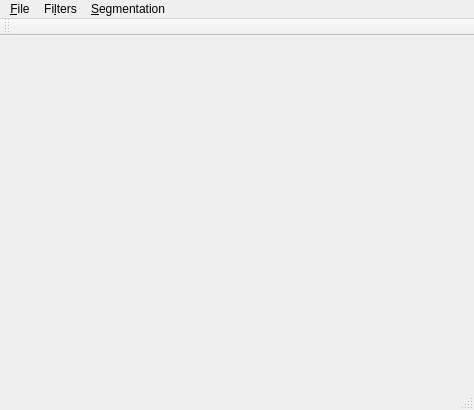
<?xml version="1.0" encoding="UTF-8"?>
<ui version="4.0">
 <class>MainWindow</class>
 <widget class="QMainWindow" name="MainWindow">
  <property name="geometry">
   <rect>
    <x>0</x>
    <y>0</y>
    <width>474</width>
    <height>410</height>
   </rect>
  </property>
  <property name="windowTitle">
   <string>Qt ITK Connection</string>
  </property>
  <widget class="QWidget" name="centralWidget">
   <property name="sizePolicy">
    <sizepolicy hsizetype="Expanding" vsizetype="Expanding">
     <horstretch>0</horstretch>
     <verstretch>0</verstretch>
    </sizepolicy>
   </property>
   <property name="layoutDirection">
    <enum>Qt::LeftToRight</enum>
   </property>
   <property name="autoFillBackground">
    <bool>false</bool>
   </property>
   <layout class="QVBoxLayout" name="verticalLayout"/>
  </widget>
  <widget class="QMenuBar" name="menuBar">
   <property name="geometry">
    <rect>
     <x>0</x>
     <y>0</y>
     <width>474</width>
     <height>22</height>
    </rect>
   </property>
   <widget class="QMenu" name="menuFile">
    <property name="title">
     <string>&amp;File</string>
    </property>
    <addaction name="actionOpenImage"/>
   </widget>
   <widget class="QMenu" name="menuFilters">
    <property name="title">
     <string>Fi&amp;lters</string>
    </property>
    <addaction name="actionBinaryThresholdFilter"/>
    <addaction name="actionGeneralThresholdFilter"/>
    <addaction name="actionCannyEdgeDetectionFilter"/>
    <addaction name="actionRescaleIntensityFilter"/>
    <addaction name="actionNormalizeFilter"/>
    <addaction name="actionSigmoidFilter"/>
    <addaction name="actionDerivativeFilter"/>
    <addaction name="actionGradientAnisotropicDifussionFilter"/>
   </widget>
   <widget class="QMenu" name="menuSegmentation">
    <property name="title">
     <string>&amp;Segmentation</string>
    </property>
    <widget class="QMenu" name="menuRegionGrowing">
     <property name="title">
      <string>&amp;Region growing</string>
     </property>
     <addaction name="actionConnectedThresholdSegmentation"/>
     <addaction name="actionOtsuThresholdSegmentation"/>
     <addaction name="actionNeighborhoodConnectedSegmentation"/>
     <addaction name="actionConfidenceConnectedSegmentation"/>
     <addaction name="actionIsolatedConnected"/>
    </widget>
    <widget class="QMenu" name="menuWatershedBased">
     <property name="title">
      <string>&amp;Watershed based</string>
     </property>
     <addaction name="actionWatershedSegmentation"/>
    </widget>
    <widget class="QMenu" name="menu_Level_set">
     <property name="title">
      <string>&amp;Level set</string>
     </property>
     <addaction name="actionFastMarchingSegmentation"/>
    </widget>
    <addaction name="menuRegionGrowing"/>
    <addaction name="menuWatershedBased"/>
    <addaction name="menu_Level_set"/>
   </widget>
   <addaction name="menuFile"/>
   <addaction name="menuFilters"/>
   <addaction name="menuSegmentation"/>
  </widget>
  <widget class="QStatusBar" name="statusBar"/>
  <widget class="QToolBar" name="mainToolBar">
   <property name="windowTitle">
    <string>toolBar</string>
   </property>
   <attribute name="toolBarArea">
    <enum>TopToolBarArea</enum>
   </attribute>
   <attribute name="toolBarBreak">
    <bool>false</bool>
   </attribute>
  </widget>
  <action name="actionOpenImage">
   <property name="text">
    <string>&amp;Open image...</string>
   </property>
  </action>
  <action name="actionBinaryThresholdFilter">
   <property name="text">
    <string>&amp;Binary threshold filter</string>
   </property>
  </action>
  <action name="actionGeneralThresholdFilter">
   <property name="text">
    <string>&amp;General threshold filter</string>
   </property>
  </action>
  <action name="actionCannyEdgeDetectionFilter">
   <property name="text">
    <string>&amp;Canny edge detection filter</string>
   </property>
  </action>
  <action name="actionRescaleIntensityFilter">
   <property name="text">
    <string>&amp;Rescale intensity filter</string>
   </property>
  </action>
  <action name="actionNormalizeFilter">
   <property name="text">
    <string>&amp;Normalize filter</string>
   </property>
  </action>
  <action name="actionSigmoidFilter">
   <property name="text">
    <string>&amp;Sigmoid filter</string>
   </property>
  </action>
  <action name="actionDerivativeFilter">
   <property name="text">
    <string>&amp;Derivative filter</string>
   </property>
  </action>
  <action name="actionGradientAnisotropicDifussionFilter">
   <property name="text">
    <string>Gradient &amp;anisotropic difussion filter</string>
   </property>
  </action>
  <action name="actionConnectedThresholdSegmentation">
   <property name="text">
    <string>&amp;Connected threshold</string>
   </property>
  </action>
  <action name="actionConfidenceConnectedSegmentation">
   <property name="text">
    <string>Con&amp;fidence connected</string>
   </property>
  </action>
  <action name="actionOtsuThresholdSegmentation">
   <property name="text">
    <string>&amp;Otsu threshold</string>
   </property>
  </action>
  <action name="actionNeighborhoodConnectedSegmentation">
   <property name="text">
    <string>Neighborhood connected</string>
   </property>
  </action>
  <action name="actionIsolatedConnected">
   <property name="text">
    <string>&amp;Isolated connected</string>
   </property>
  </action>
  <action name="actionWatershedSegmentation">
   <property name="text">
    <string>Watershed segmentation</string>
   </property>
  </action>
  <action name="actionFastMarchingSegmentation">
   <property name="text">
    <string>&amp;Fast Marching segmentation</string>
   </property>
  </action>
 </widget>
 <layoutdefault spacing="6" margin="11"/>
 <resources/>
 <connections/>
</ui>
